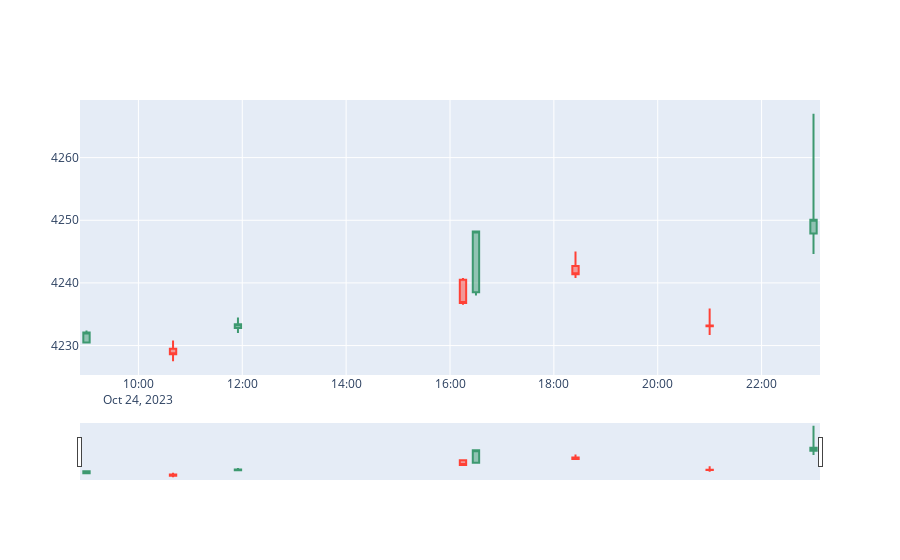

Notebook code cell kept with this figure:
### Code cell
fig = go.Figure(data=[go.Candlestick(x=trades['time'],
                open=trades['open'],
                high=trades['high'],
                low=trades['low'],
                close=trades['close'])],
                )

fig.show()

### Figure 1 — Plotly figure (JSON) as saved in the notebook; plotly's stock layout.template omitted (floating-point values rounded to 4 significant figures)
{"data": [{"close": [4232.0, 4229.0, 4233.0, 4237.0, 4248.0, 4241.0, 4233.0, 4250.0], "high": [4232.0, 4231.0, 4234.0, 4241.0, 4248.0, 4245, 4236.0, 4267], "low": [4230.0, 4228.0, 4232, 4236.0, 4238, 4241.0, 4232.0, 4245.0], "open": [4230.0, 4230.0, 4233.0, 4240.0, 4238.0, 4243.0, 4233.0, 4248.0], "type": "candlestick", "x": ["2023-10-24T09:00:00", "2023-10-24T10:40:00", "2023-10-24T11:55:00", "2023-10-24T16:15:00", "2023-10-24T16:30:00", "2023-10-24T18:25:00", "2023-10-24T21:00:00", "2023-10-24T23:00:00"]}], "layout": {}}
